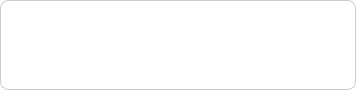
<?xml version="1.0" encoding="UTF-8"?>
<ui version="4.0">
 <class>AccountButton</class>
 <widget class="QWidget" name="AccountButton">
  <property name="geometry">
   <rect>
    <x>0</x>
    <y>0</y>
    <width>356</width>
    <height>90</height>
   </rect>
  </property>
  <property name="minimumSize">
   <size>
    <width>0</width>
    <height>90</height>
   </size>
  </property>
  <property name="maximumSize">
   <size>
    <width>16777215</width>
    <height>90</height>
   </size>
  </property>
  <property name="windowTitle">
   <string>Form</string>
  </property>
  <property name="styleSheet">
   <string notr="true">QWidget#AccountButton {
	border-radius: 8px;
	background-color: #FFFFFF;
}

QWidget#widget {
	background-color: #FFFFFF;
	border-radius: 8px;
	border: 1px solid #CCCCCC;
}

QWidget#widget:hover {
	background-color: #F8F8F8;
	border: 1px solid #999999;
}

QLabel {
	color: #333333;
}
</string>
  </property>
  <layout class="QVBoxLayout" name="verticalLayout">
   <property name="spacing">
    <number>0</number>
   </property>
   <property name="leftMargin">
    <number>0</number>
   </property>
   <property name="topMargin">
    <number>0</number>
   </property>
   <property name="rightMargin">
    <number>0</number>
   </property>
   <property name="bottomMargin">
    <number>0</number>
   </property>
   <item>
    <widget class="QWidget" name="widget" native="true">
     <layout class="QVBoxLayout" name="verticalLayout_2">
      <property name="spacing">
       <number>6</number>
      </property>
      <property name="leftMargin">
       <number>20</number>
      </property>
      <property name="topMargin">
       <number>10</number>
      </property>
      <property name="rightMargin">
       <number>20</number>
      </property>
      <property name="bottomMargin">
       <number>10</number>
      </property>
      <item>
       <widget class="QLabel" name="label_organization">
        <property name="font">
         <font>
          <pointsize>11</pointsize>
          <weight>75</weight>
          <bold>true</bold>
         </font>
        </property>
        <property name="text">
         <string/>
        </property>
       </widget>
      </item>
      <item>
       <widget class="QLabel" name="label_name">
        <property name="font">
         <font>
          <pointsize>11</pointsize>
          <weight>50</weight>
          <bold>false</bold>
         </font>
        </property>
        <property name="text">
         <string/>
        </property>
       </widget>
      </item>
      <item>
       <widget class="QLabel" name="label_device">
        <property name="font">
         <font>
          <pointsize>9</pointsize>
         </font>
        </property>
        <property name="text">
         <string/>
        </property>
       </widget>
      </item>
     </layout>
    </widget>
   </item>
  </layout>
 </widget>
 <resources/>
 <connections/>
</ui>
